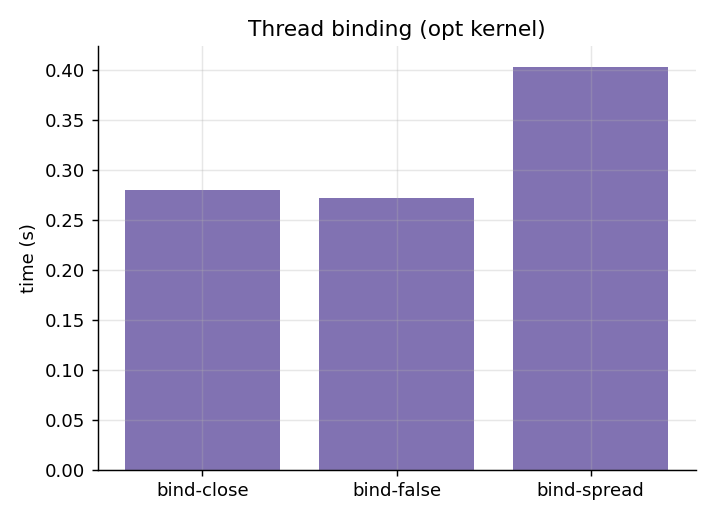
#> input picture figs/binding.png, 715 x 520 px
$ python viz.py figs/binding.png
#> lines starting #> are read from the running program, lines starting #| are printed output that depends on the picture
#!/usr/bin/env python3
"""
viz.py -- convert the PPM images written by ./wildfire into PNG (needs Pillow).

  python3 viz.py fire.ppm                      -> fire.png
  python3 viz.py fire_t00*.ppm --montage m.png -> every file as PNG + one side-by-side strip

Colours: green = unburnt (brighter = more fuel), orange = burning, grey = burned.
"""
import argparse
import os
from PIL import Image, ImageDraw


def main():
    ap = argparse.ArgumentParser()
    ap.add_argument("files", nargs="+")
    ap.add_argument("--montage", help="also write all frames side by side to this PNG")
    ap.add_argument("--max", type=int, default=600, help="max width/height of each frame in pixels")
    a = ap.parse_args()

    frames = []
    for f in a.files:
        im = Image.open(f).convert("RGB")
        if max(im.size) > a.max:                       # downscale big grids for viewing
            im.thumbnail((a.max, a.max), Image.NEAREST)
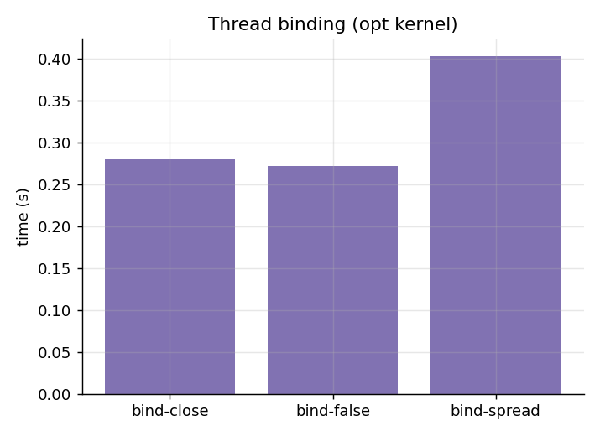
#> im: PIL image 600x436 RGB; mean R, G, B 200.7, 194.8, 220
        out = os.path.splitext(f)[0] + ".png"
        im.save(out)
        print("wrote", out)
        frames.append((f, im))

    if a.montage and len(frames) > 1:
        w = sum(im.width for _, im in frames) + 8 * (len(frames) - 1)
        h = max(im.height for _, im in frames) + 18
        sheet = Image.new("RGB", (w, h), (255, 255, 255))
        d = ImageDraw.Draw(sheet)
        x = 0
        for f, im in frames:
            sheet.paste(im, (x, 18))
            d.text((x + 2, 3), os.path.basename(f), fill=(0, 0, 0))
            x += im.width + 8
        sheet.save(a.montage)
        print("wrote", a.montage)


if __name__ == "__main__":
    main()

$ run again, on figs/schedule_time.png
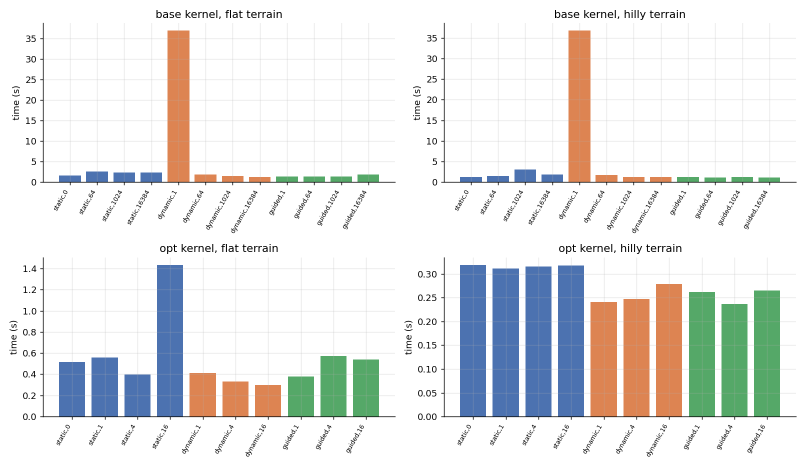
#> input picture figs/schedule_time.png, 1612 x 936 px (shown at 1/2 size)
#> in main, `im.thumbnail((a.max, a.max), Image.NEAREST)`:
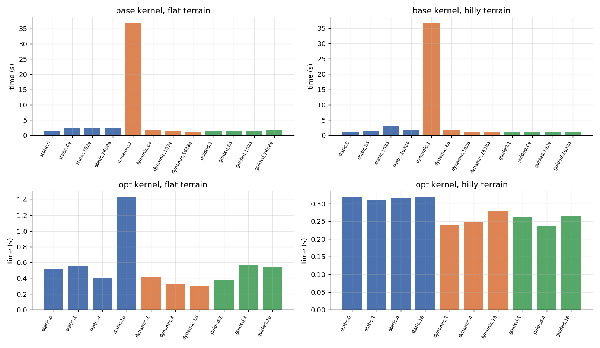
#> im: PIL image 600x348 RGB; mean R, G, B 230.6, 231.7, 230.8

$ run again, on figs/simd_comparison.png
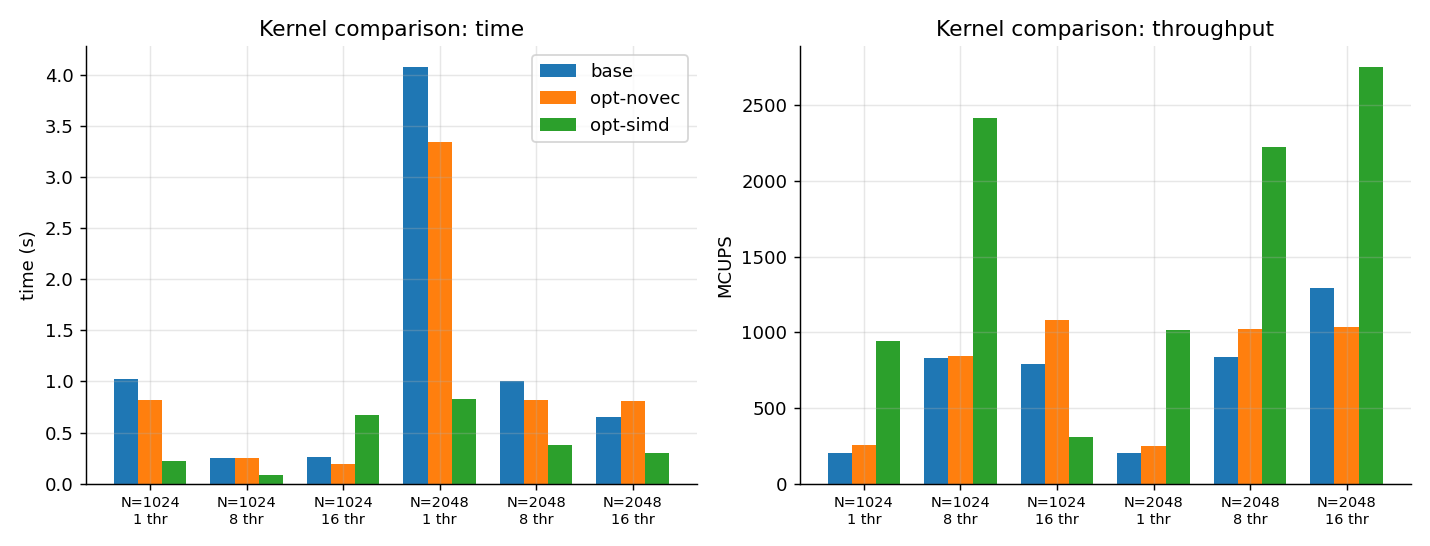
#> input picture figs/simd_comparison.png, 1430 x 546 px
#> in main, `im.thumbnail((a.max, a.max), Image.NEAREST)`:
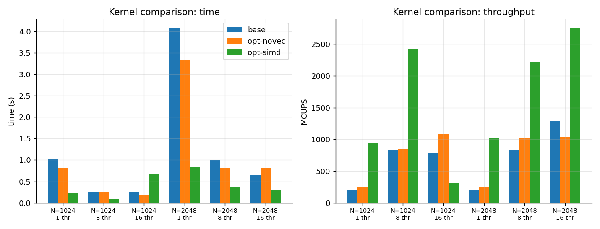
#> im: PIL image 600x229 RGB; mean R, G, B 229.5, 234.2, 226.1

$ run again, on figs/strong_scaling.png
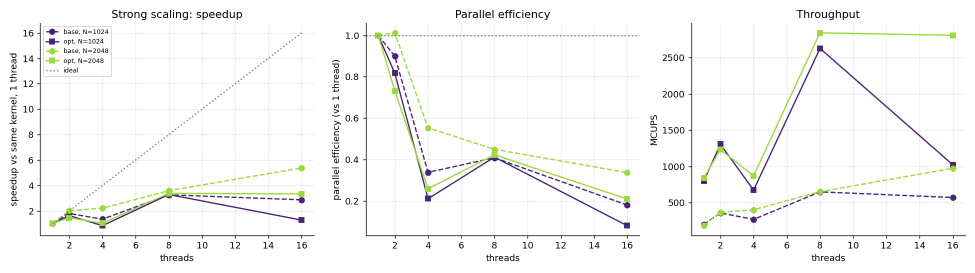
#> input picture figs/strong_scaling.png, 1950 x 546 px (shown at 1/2 size)
#> in main, `im.thumbnail((a.max, a.max), Image.NEAREST)`:
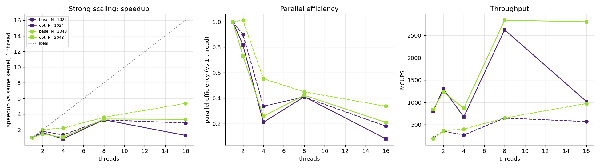
#> im: PIL image 600x168 RGB; mean R, G, B 247.9, 248.3, 247.3
